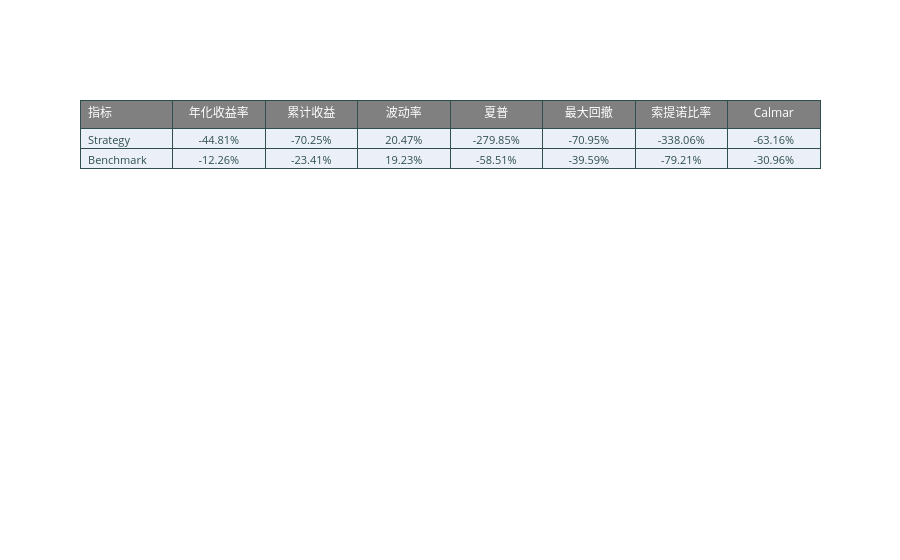
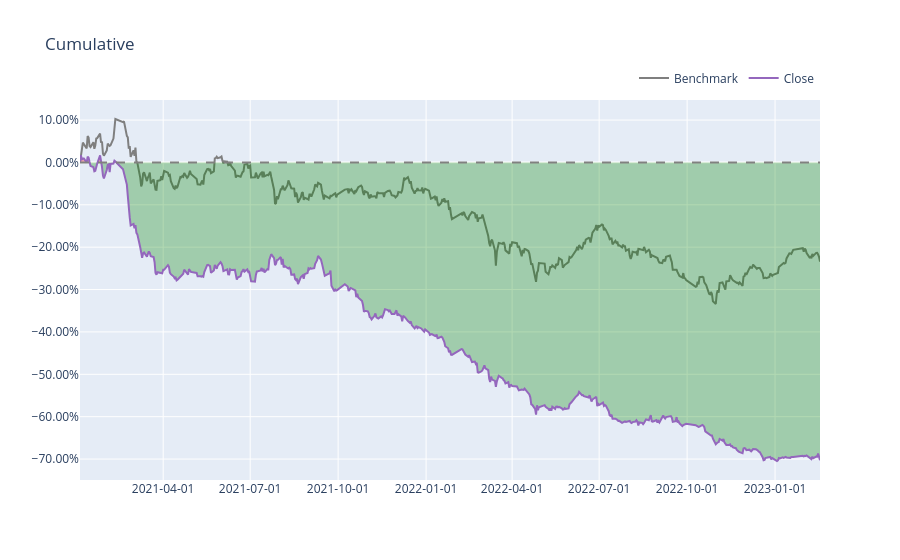
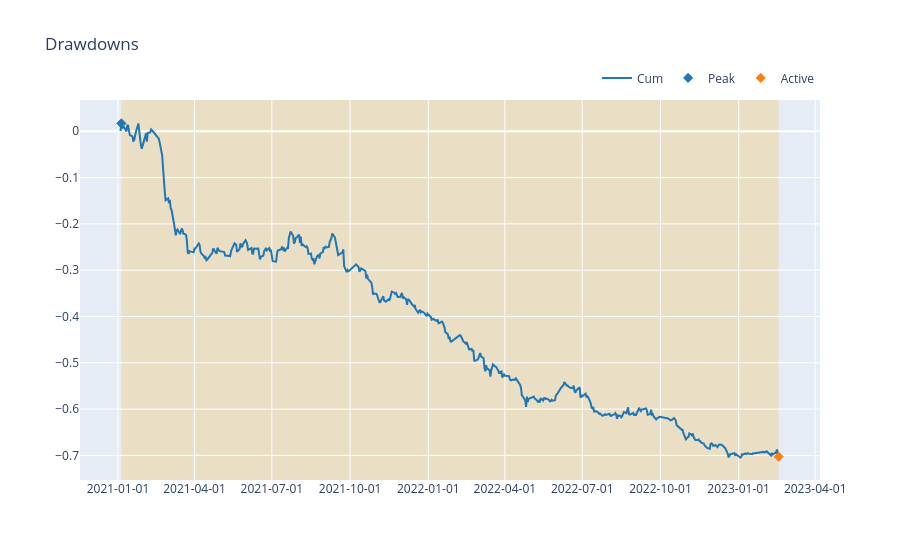
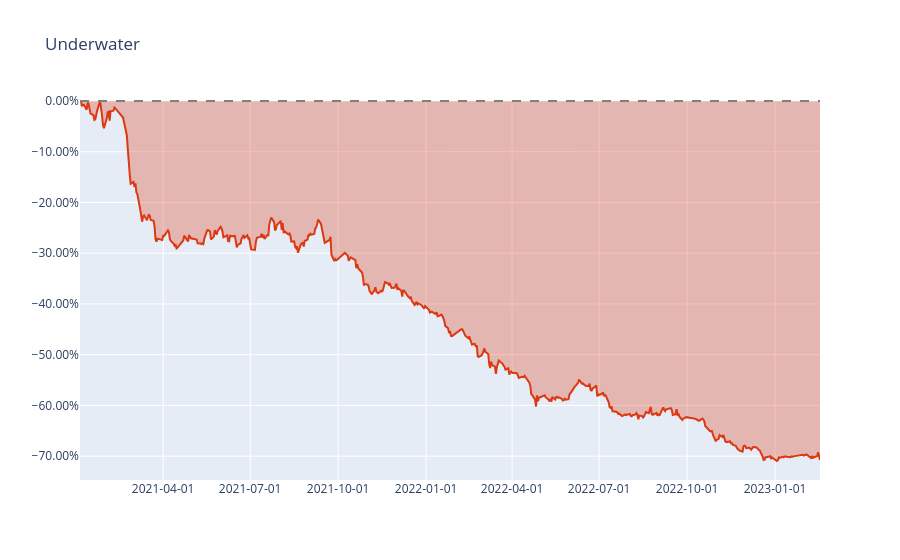

The code cell stored with these charts, in order, in its notebook:
### Code cell
for chart in report:
    iplot(chart)

### Figure 1 — Plotly figure (JSON) as saved in the notebook; plotly's stock layout.template omitted (floating-point values rounded to 4 significant figures)
{"data": [{"cells": {"align": ["left", "center"], "font": {"color": "darkslategray", "size": 11}, "line": {"color": "darkslategray"}, "values": [["Strategy", "Benchmark"], ["-44.81%", "-12.26%"], ["-70.25%", "-23.41%"], ["20.47%", "19.23%"], ["-279.85%", "-58.51%"], ["-70.95%", "-39.59%"], ["-338.06%", "-79.21%"], ["-63.16%", "-30.96%"]]}, "header": {"align": ["left", "center"], "fill": {"color": "grey"}, "font": {"color": "white", "size": 12}, "line": {"color": "darkslategray"}, "values": ["指标", "年化收益率", "累计收益", "波动率", "夏普", "最大回撤", "索提诺比率", "Calmar"]}, "type": "table", "uid": "6a879420-07e1-47cc-9983-0f8fb2b46d5d"}], "layout": {}}

### Figure 2 — Plotly figure (JSON) as saved in the notebook; plotly's stock layout.template omitted (floating-point values rounded to 4 significant figures; data arrays with more than 128 entries replaced by an {"elided": "..."} marker saying what was removed)
{"data": [{"line": {"color": "#7f7f7f"}, "name": "Benchmark", "type": "scatter", "uid": "67878745-0db6-4f94-81dd-4ec0a345f6f7", "x": {"elided": "514 str values"}, "y": {"elided": "514 float values"}}, {"hoverinfo": "skip", "line": {"color": "rgba(0, 0, 0, 0)", "width": 0}, "opacity": 0, "showlegend": false, "type": "scatter", "uid": "d6808993-4be2-4967-8a3e-1c49aa919895", "x": {"elided": "514 str values"}, "y": {"elided": "514 int values"}}, {"connectgaps": false, "fill": "tonexty", "fillcolor": "rgba(255, 0, 0, 0.3)", "hoverinfo": "skip", "line": {"color": "rgba(0, 0, 0, 0)", "width": 0}, "opacity": 0, "showlegend": false, "type": "scatter", "uid": "1d7e646e-79f0-4a34-9439-a06893e2b9f6", "x": {"elided": "514 str values"}, "y": {"elided": "514 float values"}}, {"hoverinfo": "skip", "line": {"color": "rgba(0, 0, 0, 0)", "width": 0}, "opacity": 0, "showlegend": false, "type": "scatter", "uid": "b270339d-3515-470c-a570-82eb28c2f705", "x": {"elided": "514 str values"}, "y": {"elided": "514 int values"}}, {"connectgaps": false, "fill": "tonexty", "fillcolor": "rgba(0, 128, 0, 0.3)", "hoverinfo": "skip", "line": {"color": "rgba(0, 0, 0, 0)", "width": 0}, "opacity": 0, "showlegend": false, "type": "scatter", "uid": "89d77c54-eb26-4eb7-954c-47d6c4ec8471", "x": {"elided": "514 str values"}, "y": {"elided": "514 float values"}}, {"line": {"color": "#9467bd"}, "name": "Close", "type": "scatter", "uid": "d0d36ac2-e61f-4068-83d2-d2faa0367234", "x": {"elided": "514 str values"}, "y": {"elided": "514 float values"}}, {"hoverinfo": "skip", "line": {"color": "rgba(0, 0, 0, 0)", "width": 0}, "opacity": 0, "showlegend": false, "type": "scatter", "uid": "86cc2400-0549-46a2-a9e8-e7aa016d2bc8", "x": {"elided": "514 str values"}, "y": {"elided": "514 int values"}}], "layout": {"hovermode": "x unified", "legend": {"orientation": "h", "traceorder": "normal", "x": 1, "xanchor": "right", "y": 1.02, "yanchor": "bottom"}, "shapes": [{"line": {"color": "gray", "dash": "dash"}, "type": "line", "x0": 0, "x1": 1, "xref": "paper", "y0": 0, "y1": 0, "yref": "y"}], "title": {"text": "Cumulative"}, "xaxis": {"tickformat": "%Y-%m-%d"}, "yaxis": {"tickformat": ".2%"}}}

### Figure 3 — Plotly figure (JSON) as saved in the notebook; plotly's stock layout.template omitted (floating-point values rounded to 4 significant figures; data arrays with more than 128 entries replaced by an {"elided": "..."} marker saying what was removed)
{"data": [{"line": {"color": "#1f77b4"}, "name": "Cum", "type": "scatter", "uid": "7d26c5c6-c1d6-499d-bd9f-995d786ce69e", "x": {"elided": "514 str values"}, "y": {"elided": "514 float values"}}, {"customdata": [[1, "2021-01-05T00:00:00"], [2, null], [3, null], [4, null], [5, null]], "hovertemplate": "<br>Top Drawdowns id:%{customdata[0]}<br>Peak Date:%{x:%Y-%m-%d}<br>Peak Value:%{y:.2f}", "marker": {"color": "#1f77b4", "line": {"color": "#1f77b4", "width": 1}, "size": 7, "symbol": "diamond"}, "mode": "markers", "name": "Peak", "type": "scatter", "uid": "85ccd0e6-060c-4202-b75f-de19252df084", "x": ["2021-01-05T00:00:00", null, null, null, null], "y": [0.01693, null, null, null, null]}, {"customdata": [[1, 0.7095, 554], [2, null, 554], [3, null, 554], [4, null, 554], [5, null, 554]], "hovertemplate": "<br>Top Drawdowns id: %{customdata[0]}<br>Active Date: %{x:%Y-%m-%d}<br>Active Value: %{y:.2}<br>Return: %{customdata[1]:.2%}<br>Duration: %{customdata[2]}", "marker": {"color": "#ff7f0e", "line": {"color": "#ff7f0e", "width": 1}, "size": 7, "symbol": "diamond"}, "mode": "markers", "name": "Active", "type": "scatter", "uid": "499f8c39-d187-4b5e-882c-8a71c13d4431", "x": ["2023-02-17T00:00:00"], "y": [-0.7025]}], "layout": {"hovermode": "x unified", "legend": {"orientation": "h", "traceorder": "normal", "x": 1, "xanchor": "right", "y": 1.02, "yanchor": "bottom"}, "shapes": [{"fillcolor": "orange", "layer": "below", "line": {"width": 0}, "opacity": 0.2, "type": "rect", "x0": "2021-01-05T00:00:00", "x1": "2023-02-17T00:00:00", "xref": "x", "y0": 0, "y1": 1, "yref": "paper"}], "title": {"text": "Drawdowns"}, "xaxis": {"tickformat": "%Y-%m-%d"}}}

### Figure 4 — Plotly figure (JSON) as saved in the notebook; plotly's stock layout.template omitted (floating-point values rounded to 4 significant figures; data arrays with more than 128 entries replaced by an {"elided": "..."} marker saying what was removed)
{"data": [{"fill": "tozeroy", "fillcolor": "rgba(220,57,18,0.3000)", "hovertemplate": "<br>Drawdown:%{y:.2%}<br>Date:%{x:%Y-%m-%d}", "line": {"color": "#dc3912"}, "name": "UnderWater", "type": "scatter", "uid": "18704588-19bb-4a86-84d5-81329c16d0be", "x": {"elided": "514 str values"}, "y": {"elided": "514 float values"}}], "layout": {"hovermode": "x unified", "legend": {"orientation": "h", "traceorder": "normal", "x": 1, "xanchor": "right", "y": 1.02, "yanchor": "bottom"}, "shapes": [{"line": {"color": "gray", "dash": "dash"}, "type": "line", "x0": 0, "x1": 1, "xref": "paper", "y0": 0, "y1": 0, "yref": "y"}], "title": {"text": "Underwater"}, "xaxis": {"tickformat": "%Y-%m-%d"}, "yaxis": {"tickformat": ".2%"}}}
